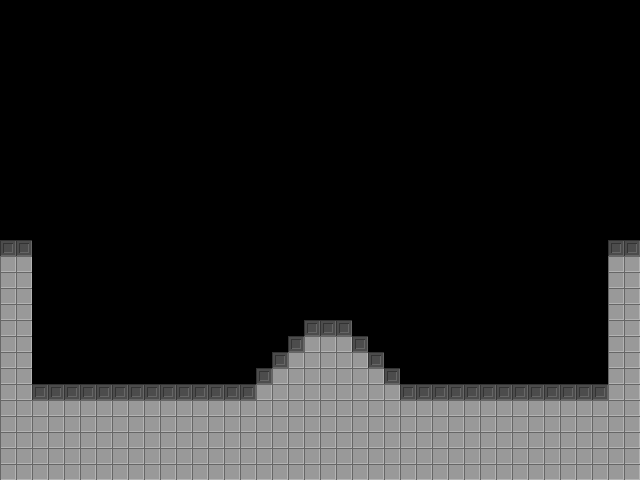

This game map was drawn from its Tiled (.tmx) file and the tilesets committed beside it. A one-line description and the trimmed map source follow:
An orthogonal 40x30 tile map with 16x16 px tiles, 1 tile layer (Walls).

<map version="1.0" orientation="orthogonal" renderorder="right-down" width="40" height="30" tilewidth="16" tileheight="16">
 <tileset firstgid="1" name="set" tilewidth="16" tileheight="16">
  <image source="set.png" width="64" height="64" />
 </tileset>
 <layer name="Walls" width="40" height="30">
  <data>[1200 cells, 300 non-empty, 2 distinct tile ids]</data>
 </layer>
</map>